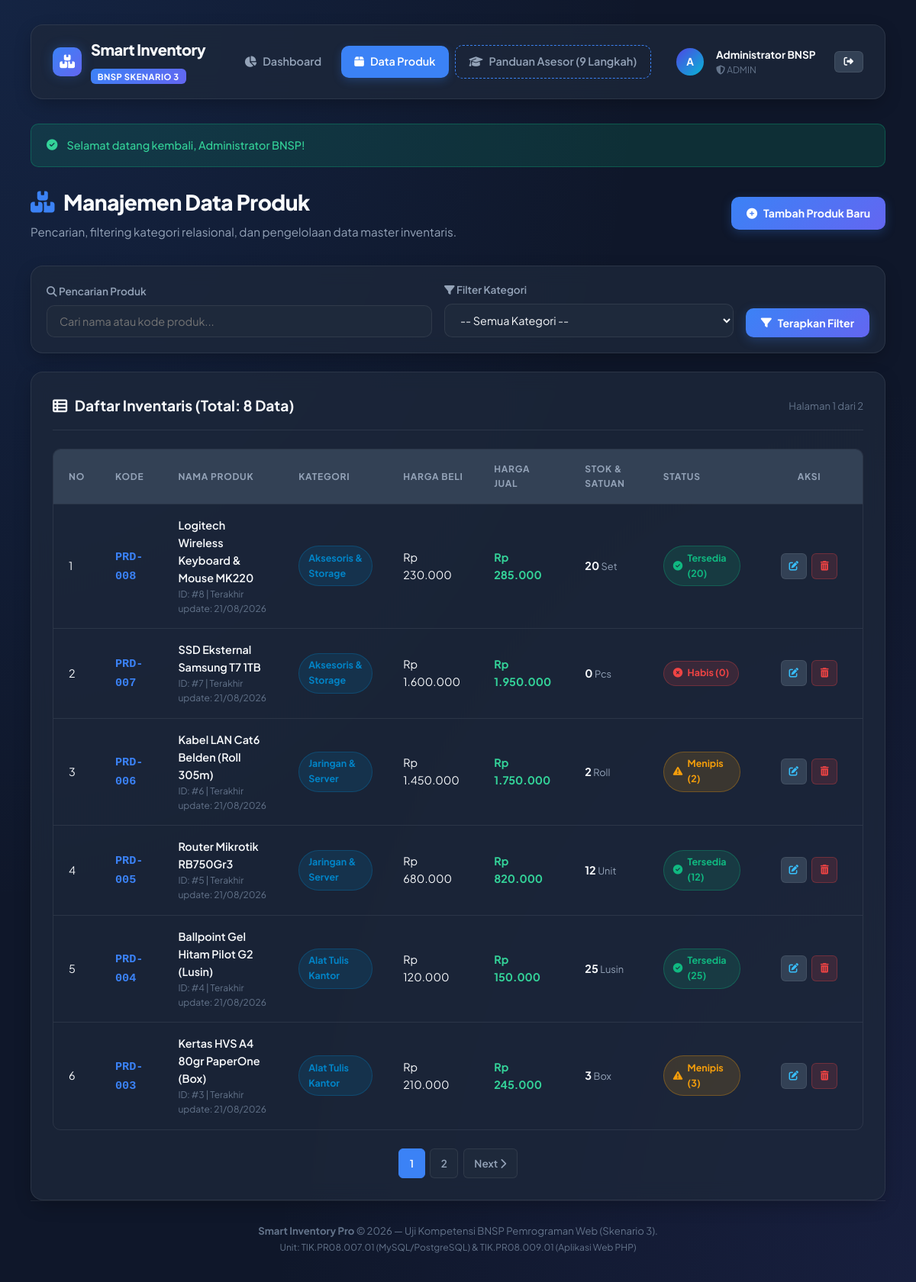
Page /index.php?action=products (signed in) on the committed database.
### tables this page shows
CREATE TABLE `produk` (
    `id` INT AUTO_INCREMENT PRIMARY KEY,
    `kategori_id` INT NOT NULL,
    `kode_produk` VARCHAR(30) NOT NULL UNIQUE,
    `nama_produk` VARCHAR(150) NOT NULL,
    `harga_beli` DECIMAL(12, 2) NOT NULL DEFAULT 0.00,
    `harga_jual` DECIMAL(12, 2) NOT NULL DEFAULT 0.00,
    `stok` INT NOT NULL DEFAULT 0,
    `satuan` VARCHAR(20) NOT NULL DEFAULT 'Unit',
    `status` ENUM('tersedia', 'menipis', 'habis') DEFAULT 'tersedia',
    `gambar` VARCHAR(255) NULL,
    `created_at` TIMESTAMP DEFAULT CURRENT_TIMESTAMP,
    `updated_at` TIMESTAMP DEFAULT CURRENT_TIMESTAMP ON UPDATE CURRENT_TIMESTAMP,
    CONSTRAINT `fk_produk_kategori` 
        FOREIGN KEY (`kategori_id`) 
        REFERENCES `kategori` (`id`) 
        ON DELETE RESTRICT 
        ON UPDATE CASCADE,
    INDEX `idx_kode_produk` (`kode_produk`),
    INDEX `idx_status` (`status`)
);

CREATE TABLE `kategori` (
    `id` INT AUTO_INCREMENT PRIMARY KEY,
    `kode_kategori` VARCHAR(20) NOT NULL UNIQUE,
    `nama_kategori` VARCHAR(100) NOT NULL,
    `deskripsi` TEXT NULL,
    `created_at` TIMESTAMP DEFAULT CURRENT_TIMESTAMP
);

### index.php (called while the page is built, shortened)
<?php
require_once __DIR__ . '/config/config.php';
$action = $_GET['action'] ?? 'dashboard';
$viewFile = 'views/dashboard.php';
switch ($action) {
    case 'products':
        $viewFile = 'views/product_list.php';
        break;
}
require_once __DIR__ . '/views/header.php';
require_once __DIR__ . '/' . $viewFile;
require_once __DIR__ . '/views/footer.php';

### config/config.php (called while the page is built, shortened)
<?php
spl_autoload_register(function ($class) {
    $file = __DIR__ . '/../classes/' . $class . '.php';
});
require_once __DIR__ . '/../helpers/utils.php';

### classes/Database.php (called while the page is built, shortened)
<?php
class Database {
    private static ?Database $instance = null;
    private ?PDO $connection = null;
    private string $host = DB_HOST;
    private string $port = DB_PORT;
    private string $db_name = DB_NAME;
    private string $username = DB_USER;
    private string $password = DB_PASS;
    private string $charset = DB_CHARSET;
    private function __construct() {
        $dsn = "mysql:host={$this->host};port={$this->port};dbname={$this->db_name};charset={$this->charset}";
        $options = [
            PDO::ATTR_ERRMODE            => PDO::ERRMODE_EXCEPTION,
            PDO::ATTR_DEFAULT_FETCH_MODE => PDO::FETCH_ASSOC,
            PDO::ATTR_EMULATE_PREPARES   => false,
            PDO::ATTR_PERSISTENT         => false,
        ];
        try {
            $this->connection = new PDO($dsn, $this->username, $this->password, $options);
        } catch (PDOException $e) {
            die("Koneksi Database Gagal: " . htmlspecialchars($e->getMessage()));
        }
    }
    public static function getInstance(): Database {
        if (self::$instance === null) {
            self::$instance = new Database();
        }
        return self::$instance;
    }
    public function getConnection(): PDO {
        return $this->connection;
    }
}

### classes/Product.php (called while the page is built, shortened)
<?php
class Product {
    private PDO $db;
    private string $table = 'produk';
    public function __construct() {
        $this->db = Database::getInstance()->getConnection();
    }
    public function getAll(string $search = '', int $kategori_id = 0, int $limit = 10, int $offset = 0): array {
        $conditions = [];
        $params = [];
        $whereSql = !empty($conditions) ? 'WHERE ' . implode(' AND ', $conditions) : '';
        $query = "SELECT p.*, k.nama_kategori, k.kode_kategori
                  FROM {$this->table} p
                  INNER JOIN kategori k ON p.kategori_id = k.id
                  {$whereSql}
                  ORDER BY p.id DESC
                  LIMIT :limit OFFSET :offset";
        $stmt = $this->db->prepare($query);
        $stmt->bindValue(':limit', $limit, PDO::PARAM_INT);
        $stmt->bindValue(':offset', $offset, PDO::PARAM_INT);
        $stmt->execute();
        return $stmt->fetchAll();
    }
    public function countAll(string $search = '', int $kategori_id = 0): int {
        $conditions = [];
        $params = [];
        $whereSql = !empty($conditions) ? 'WHERE ' . implode(' AND ', $conditions) : '';
        $query = "SELECT COUNT(*) AS total FROM {$this->table} p {$whereSql}";
        $stmt = $this->db->prepare($query);
        $stmt->execute();
        $row = $stmt->fetch();
        return (int)($row['total'] ?? 0);
    }
}

### views/product_list.php (the view, shortened to what this page needs)
<?php
$productModel = new Product();
$search = trim($_GET['search'] ?? '');
$kategoriId = (int)($_GET['kategori_id'] ?? 0);
$page = max(1, (int)($_GET['page'] ?? 1));
$limit = 6;
$offset = ($page - 1) * $limit;
$products = $productModel->getAll($search, $kategoriId, $limit, $offset);
$totalRows = $productModel->countAll($search, $kategoriId);
$totalPages = max(1, ceil($totalRows / $limit));
?>
<div class="page-header">
    <div>
        <h1 class="page-title"><i class="fas fa-boxes" style="color: var(--primary);"></i> Manajemen Data Produk</h1>
        <p class="page-subtitle">Pencarian, filtering kategori relasional, dan pengelolaan data master inventaris.</p>
    </div>
    <div>
        <a href="index.php?action=product_create" class="btn btn-primary">
            <i class="fas fa-plus-circle"></i> Tambah Produk Baru
        </a>
    </div>
</div>
<div class="card" style="margin-bottom: 1.5rem; padding: 1.25rem;">
    <form method="GET" action="index.php" style="display: flex; gap: 1rem; flex-wrap: wrap; align-items: flex-end;">
        <div style="flex: 2; min-width: 240px;">
            <label class="form-label" for="search"><i class="fas fa-search"></i> Pencarian Produk</label>
            <input type="text" id="search" name="search" class="form-control" placeholder="Cari nama atau kode produk..." value="<?= htmlspecialchars($search) ?>">
        </div>
        <div style="flex: 1.5; min-width: 200px;">
            <label class="form-label" for="kategori_id"><i class="fas fa-filter"></i> Filter Kategori</label>
            <select id="kategori_id" name="kategori_id" class="form-control">
                <option value="0">-- Semua Kategori --</option>
            </select>
        </div>
        <div style="display: flex; gap: 0.5rem;">
            <button type="submit" class="btn btn-primary">
                <i class="fas fa-filter"></i> Terapkan Filter
            </button>
        </div>
    </form>
</div>
<div class="card">
    <div class="card-header">
        <div class="card-title">
            <i class="fas fa-table-list"></i> Daftar Inventaris (Total: <?= $totalRows ?> Data)
        </div>
        <span style="font-size: 0.82rem; color: var(--text-muted);">Halaman <?= $page ?> dari <?= $totalPages ?></span>
    </div>
    <div class="table-responsive">
        <table class="data-table">
            <thead>
                <tr>
                    <th style="width: 60px;">No</th>
                    <th>Kode</th>
                    <th>Nama Produk</th>
                    <th>Kategori</th>
                    <th>Harga Beli</th>
                    <th>Harga Jual</th>
                    <th>Stok &amp; Satuan</th>
                    <th>Status</th>
                    <th style="text-align: center; width: 140px;">Aksi</th>
                </tr>
            </thead>
            <tbody>
                <?php if (empty($products)): ?>
                    <tr>
                        <td colspan="9" style="text-align: center; padding: 2.5rem; color: var(--text-muted);">
                            <i class="fas fa-inbox" style="font-size: 2.5rem; margin-bottom: 0.5rem; display: block; opacity: 0.5;"></i>
                            Tidak ada data produk yang sesuai dengan kriteria pencarian.
                        </td>
                    </tr>
                <?php else: ?>
                    <?php $no = $offset + 1; foreach ($products as $prod): ?>
                        <tr>
                            <td><?= $no++ ?></td>
                            <td><strong style="color: var(--primary); font-family: monospace; font-size: 0.95rem;"><?= htmlspecialchars($prod['kode_produk']) ?></strong></td>
                            <td>
                                <div style="font-weight: 600; color: var(--text-primary);"><?= htmlspecialchars($prod['nama_produk']) ?></div>
                                <div style="font-size: 0.75rem; color: var(--text-muted);">ID: #<?= $prod['id'] ?> | Terakhir update: <?= date('d/m/Y', strtotime($prod['updated_at'])) ?></div>
                            </td>
                            <td><span class="badge badge-info"><?= htmlspecialchars($prod['nama_kategori']) ?></span></td>
                            <td><?= formatRupiah($prod['harga_beli']) ?></td>
                            <td><strong style="color: #34d399;"><?= formatRupiah($prod['harga_jual']) ?></strong></td>
                            <td>
                                <strong><?= (int)$prod['stok'] ?></strong>
                                <span style="font-size: 0.8rem; color: var(--text-secondary);"><?= htmlspecialchars($prod['satuan']) ?></span>
                            </td>
                            <td><?= getStatusBadge($prod['status'], (int)$prod['stok']) ?></td>
                            <td>
                                <div style="display: flex; gap: 0.4rem; justify-content: center;">
                                    <a href="index.php?action=product_edit&id=<?= $prod['id'] ?>" class="btn btn-secondary btn-sm btn-icon" title="Edit Produk">
                                        <i class="fas fa-edit" style="color: #38bdf8;"></i>
                                    </a>
                                    <form method="POST" action="index.php?action=product_delete" style="display: inline;">
                                        <button type="submit" class="btn btn-danger btn-sm btn-icon btn-delete-confirm" data-name="<?= htmlspecialchars($prod['nama_produk']) ?>" title="Hapus Produk">
                                            <i class="fas fa-trash-alt"></i>
                                        </button>
                                    </form>
                                </div>
                            </td>
                        </tr>
                    <?php endforeach; ?>
                <?php endif; ?>
            </tbody>
        </table>
    </div>
    <?php if ($totalPages > 1): ?>
        <div class="pagination">
            <?php for ($i = 1; $i <= $totalPages; $i++): ?>
                <a href="index.php?action=products&page=<?= $i ?>&search=<?= urlencode($search) ?>&kategori_id=<?= $kategoriId ?>" class="page-item <?= ($i == $page) ? 'active' : '' ?>">
                    <?= $i ?>
                </a>
            <?php endfor; ?>
            <?php if ($page < $totalPages): ?>
                <a href="index.php?action=products&page=<?= $page + 1 ?>&search=<?= urlencode($search) ?>&kategori_id=<?= $kategoriId ?>" class="page-item">
                    Next <i class="fas fa-chevron-right"></i>
                </a>
            <?php endif; ?>
        </div>
    <?php endif; ?>
</div>

### views/header.php (shortened to what this page needs)
<?php
$currentAction = $_GET['action'] ?? 'dashboard';
$user = currentUser();
?>
<!DOCTYPE html>
<html lang="id">
<head>
    <link rel="stylesheet" href="https://cdnjs.cloudflare.com/ajax/libs/font-awesome/6.4.0/css/all.min.css">
    <link rel="stylesheet" href="assets/css/style.css">
</head>
<body>
    <div class="main-content">
        <header class="navbar">
            <a href="index.php?action=dashboard" class="brand-logo">
                <div class="brand-icon">
                    <i class="fas fa-boxes-stacked"></i>
                </div>
                <div>
                    <div>Smart Inventory</div>
                    <span class="brand-badge">BNSP SKENARIO 3</span>
                </div>
            </a>
            <nav>
                <ul class="nav-links">
                    <li>
                        <a href="index.php?action=dashboard" class="nav-link <?= ($currentAction === 'dashboard') ? 'active' : '' ?>">
                            <i class="fas fa-chart-pie"></i> Dashboard
                        </a>
                    </li>
                    <li>
                        <a href="index.php?action=products" class="nav-link <?= in_array($currentAction, ['products', 'product_create', 'product_edit']) ? 'active' : '' ?>">
                            <i class="fas fa-box"></i> Data Produk
                        </a>
                    </li>
                    <li>
                        <a href="index.php?action=asesor" class="nav-link <?= ($currentAction === 'asesor') ? 'active' : '' ?>" style="border: 1px dashed var(--primary);">
                            <i class="fas fa-graduation-cap"></i> Panduan Asesor (9 Langkah)
                        </a>
                    </li>
                </ul>
            </nav>
            <div class="user-profile">
                <div class="user-avatar">
                    <?= strtoupper(substr($user['nama_lengkap'] ?? 'A', 0, 1)) ?>
                </div>
                <div class="user-info">
                    <div class="name"><?= htmlspecialchars($user['nama_lengkap'] ?? 'Guest') ?></div>
                    <div class="role"><i class="fas fa-shield-alt"></i> <?= htmlspecialchars(strtoupper($user['role'] ?? 'Admin')) ?></div>
                </div>
                <a href="logout.php" class="btn btn-secondary btn-sm" title="Logout" style="margin-left: 0.5rem;">
                    <i class="fas fa-sign-out-alt"></i>
                </a>
            </div>
        </header>
        <?php $flash = getFlash(); if ($flash): ?>
            <div class="alert alert-<?= htmlspecialchars($flash['type']) ?>">
                <i class="fas <?= $flash['type'] === 'success' ? 'fa-check-circle' : ($flash['type'] === 'warning' ? 'fa-exclamation-triangle' : 'fa-info-circle') ?>"></i>
                <span><?= htmlspecialchars($flash['message']) ?></span>
            </div>
        <?php endif; ?>

### helpers/utils.php (shortened to what this page needs)
<?php
function formatRupiah($angka): string {
    return 'Rp ' . number_format((float)$angka, 0, ',', '.');
}
function getStatusBadge(string $status, int $stok): string {
    if ($stok <= 0 || $status === 'habis') {
        return '<span class="badge badge-danger"><i class="fas fa-times-circle"></i> Habis (0)</span>';
    } elseif ($stok <= 5 || $status === 'menipis') {
        return '<span class="badge badge-warning"><i class="fas fa-exclamation-triangle"></i> Menipis (' . $stok . ')</span>';
    } else {
        return '<span class="badge badge-success"><i class="fas fa-check-circle"></i> Tersedia (' . $stok . ')</span>';
    }
}
function getFlash(): ?array {
    if (isset($_SESSION['flash'])) {
        $flash = $_SESSION['flash'];
        return $flash;
    }
    return null;
}
function currentUser(): ?array {
    if (isset($_SESSION['user_id'])) {
        return [
            'id' => $_SESSION['user_id'],
            'username' => $_SESSION['username'] ?? '',
            'nama_lengkap' => $_SESSION['nama_lengkap'] ?? '',
            'role' => $_SESSION['role'] ?? 'admin'
        ];
    }
    return null;
}

### views/footer.php (shortened to what this page needs)
        <footer class="app-footer">
            <p>
                <strong>Smart Inventory Pro</strong> &copy; <?= date('Y') ?> &mdash; Uji Kompetensi BNSP Pemrograman Web (Skenario 3).
                <br>
                <span style="color: var(--text-muted); font-size: 0.75rem;">
                    Unit: TIK.PR08.007.01 (MySQL/PostgreSQL) &amp; TIK.PR08.009.01 (Aplikasi Web PHP)
                </span>
            </p>
        </footer>
    </div>
</body>
</html>

### rows in the picture
produk: kode_produk "PRD-008", nama_produk "Logitech Wireless Keyboard & Mouse MK220", id "8", updated_at "21/08/2026", kategori.nama_kategori "Aksesoris & Storage", harga_beli "Rp 230.000", harga_jual "Rp 285.000", stok "20", satuan "Set"
produk: kode_produk "PRD-007", nama_produk "SSD Eksternal Samsung T7 1TB", id "7", updated_at "21/08/2026", kategori.nama_kategori "Aksesoris & Storage", harga_beli "Rp 1.600.000", harga_jual "Rp 1.950.000", stok "0", satuan "Pcs", shows "Habis (0)"
produk: kode_produk "PRD-006", nama_produk "Kabel LAN Cat6 Belden (Roll 305m)", id "6", updated_at "21/08/2026", kategori.nama_kategori "Jaringan & Server", harga_beli "Rp 1.450.000", harga_jual "Rp 1.750.000", stok "2", satuan "Roll"
produk: kode_produk "PRD-005", nama_produk "Router Mikrotik RB750Gr3", id "5", updated_at "21/08/2026", kategori.nama_kategori "Jaringan & Server", harga_beli "Rp 680.000", harga_jual "Rp 820.000", stok "12", satuan "Unit"
produk: kode_produk "PRD-004", nama_produk "Ballpoint Gel Hitam Pilot G2 (Lusin)", id "4", updated_at "21/08/2026", kategori.nama_kategori "Alat Tulis Kantor", harga_beli "Rp 120.000", harga_jual "Rp 150.000", stok "25", satuan "Lusin"
produk: kode_produk "PRD-003", nama_produk "Kertas HVS A4 80gr PaperOne (Box)", id "3", updated_at "21/08/2026", kategori.nama_kategori "Alat Tulis Kantor", harga_beli "Rp 210.000", harga_jual "Rp 245.000", stok "3", satuan "Box"

### other values in the picture
substr($user['nama_lengkap'] ?? 'A', 0, 1) "A"
$user['nama_lengkap'] "Administrator BNSP"
$user['role'] "ADMIN"
$flash['message'] "Selamat datang kembali, Administrator BNSP!"
$totalRows "8"
$page "1"
$totalPages "2"
